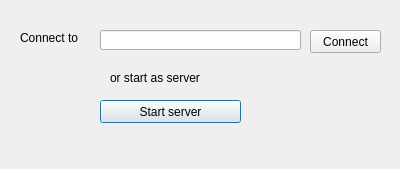
<?xml version="1.0" encoding="UTF-8"?>
<ui version="4.0">
 <class>Online</class>
 <widget class="QDialog" name="Online">
  <property name="geometry">
   <rect>
    <x>0</x>
    <y>0</y>
    <width>400</width>
    <height>169</height>
   </rect>
  </property>
  <property name="windowTitle">
   <string>Dialog</string>
  </property>
  <widget class="QLineEdit" name="ipTarget">
   <property name="geometry">
    <rect>
     <x>100</x>
     <y>30</y>
     <width>201</width>
     <height>20</height>
    </rect>
   </property>
  </widget>
  <widget class="QLabel" name="label">
   <property name="geometry">
    <rect>
     <x>20</x>
     <y>30</y>
     <width>71</width>
     <height>16</height>
    </rect>
   </property>
   <property name="text">
    <string>Connect to</string>
   </property>
  </widget>
  <widget class="QLabel" name="label_2">
   <property name="geometry">
    <rect>
     <x>110</x>
     <y>70</y>
     <width>191</width>
     <height>16</height>
    </rect>
   </property>
   <property name="text">
    <string>or start as server</string>
   </property>
  </widget>
  <widget class="QPushButton" name="btnStartServer">
   <property name="geometry">
    <rect>
     <x>100</x>
     <y>100</y>
     <width>141</width>
     <height>23</height>
    </rect>
   </property>
   <property name="text">
    <string>Start server</string>
   </property>
  </widget>
  <widget class="QPushButton" name="btnConnect">
   <property name="geometry">
    <rect>
     <x>310</x>
     <y>30</y>
     <width>71</width>
     <height>23</height>
    </rect>
   </property>
   <property name="text">
    <string>Connect</string>
   </property>
  </widget>
 </widget>
 <resources/>
 <connections/>
</ui>
